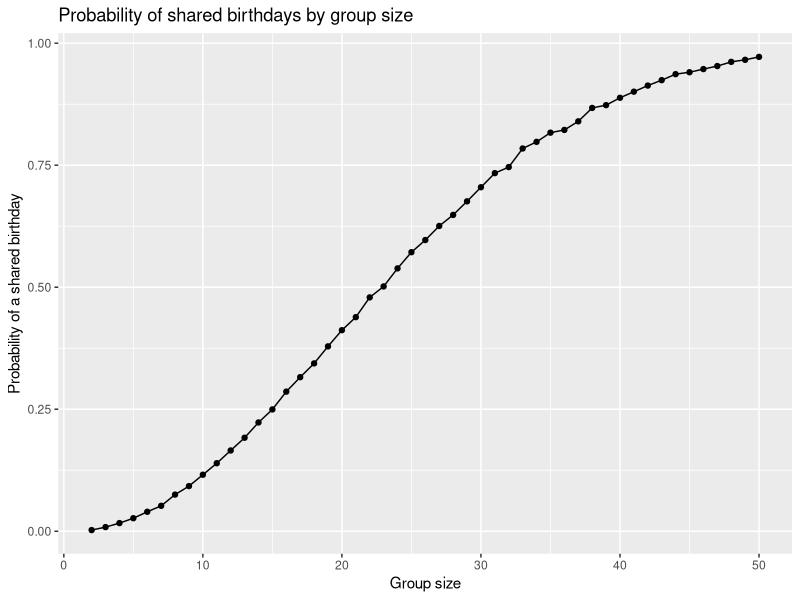

Reproduce this figure in R. (Note: this script raises an error after producing the figure.)
## ---- chunk 1
library(tidyverse)
set.seed(1)
## ---- chunk 2
birthday_sim = function(n) {
  
  birthdays = sample(1:365, size = n, replace = TRUE)
  
  any(duplicated(birthdays))
  
}
## ---- chunk 3
sim_results = 
  expand_grid(
    group_size = 2:50, 
    iter = 1:10000
  ) |>
  mutate(
    shared_birthday = map_lgl(group_size, birthday_sim)
  )
## ---- chunk 4
birthday_probs = 
  sim_results |>
  group_by(group_size) |>
  summarize(
    probability = mean(shared_birthday)
  )
## ---- chunk 5
birthday_probs |> 
  ggplot(aes(x = group_size, y = probability)) + 
  geom_point() + 
  geom_path() +
  labs(
    title = "Probability of shared birthdays by group size", 
    x = "Group size", 
    y = "Probability of a shared birthday"
  )
## ---- chunk 6
# Create a dataframe of file names
full_df = 
  tibble(
    files = list.files("data/"), 
    path = str_c("data/", files)
  ) |> 
# Import data using map()
  mutate(data = map(path, read_csv)) |> 
  unnest(cols = data)
## ---- chunk 7
tidy_df = 
  full_df |> 
  mutate(
    files = str_replace(files, "\\.csv$", ""), 
    study_arm = if_else(str_sub(files, 1, 3) == "con", 
                        "Control", "Experimental"), 
    subject_id = str_sub(files, 5, 6)
  ) |> 
  pivot_longer(
    week_1:week_8, 
    names_to = "week", 
    values_to = "outcome", 
    names_prefix = "week_"
  ) |> 
  mutate(week = as.numeric(week)) |> 
  select(subject_id, study_arm, week, outcome)
## ---- chunk 8
tidy_df |> 
  ggplot(aes(
    x = week, 
    y = outcome, 
    group = subject_id, 
    color = study_arm
  )) + 
  geom_point() + 
  geom_path() + 
  facet_grid(~study_arm) + 
  labs(
    title = "Individual outcomes over time by study arm", 
    x = "Week", 
    y = "Outcome value", 
    color = "Study arm"
  )
## ---- chunk 9
sim_ttest = function(mu) {
  
  sim_data = tibble(
    x = rnorm(30, mean = mu, sd = 5)
  )
  
  t.test(sim_data$x, mu = 0) |> 
    broom::tidy() |>
    select(estimate, p.value)
}
## ---- chunk 10
sim_results_ttest = 
  expand_grid(
    true_mean = 0:6,
    iter = 1:5000
  ) |>
  mutate(
    ttest_results = map(true_mean, sim_ttest)
  ) |>
  unnest(ttest_results) |>
  mutate(
    reject_null = p.value < 0.05
  ) |> 
# Calculate power for each true mean
  group_by(true_mean) |> 
  mutate(
    power = mean(reject_null)
  ) |> 
  ungroup()
## ---- chunk 11
sim_results_ttest |> 
  ggplot(aes(x = true_mean, y = power)) + 
  geom_point() + 
  geom_path() + 
  labs(
    title = "Statistical power by true mean", 
    x = "True mean value", 
    y = "Power"
  )
## ---- chunk 12
# Plot the average estimate against the true mean
sim_results_ttest |> 
  group_by(true_mean) |> 
  summarize(
    average_estimated_mean = mean(estimate)
  ) |> 
  ggplot(aes(
    x = true_mean, 
    y = average_estimated_mean
  )) + 
  geom_point() + 
  geom_path() + 
  labs(
    title = "Average estimated mean by true mean", 
    x = "True mean", 
    y = "Average estimated mean"
  )

# Plot the average estimate only in samples for which the null was rejected against the true mean
sim_results_ttest |> 
  filter(reject_null == TRUE) |> 
  group_by(true_mean) |> 
  summarize(
    average_estimated_mean_rejected = mean(estimate)
  ) |> 
  ggplot(aes(x = true_mean, y = average_estimated_mean_rejected)) +
  geom_point() + 
  geom_path() + 
  labs(
    title = "Average estimated mean by true mean among samples rejecting the null", 
    x = "True mean", 
    y = "Average estimated mean"
  )
